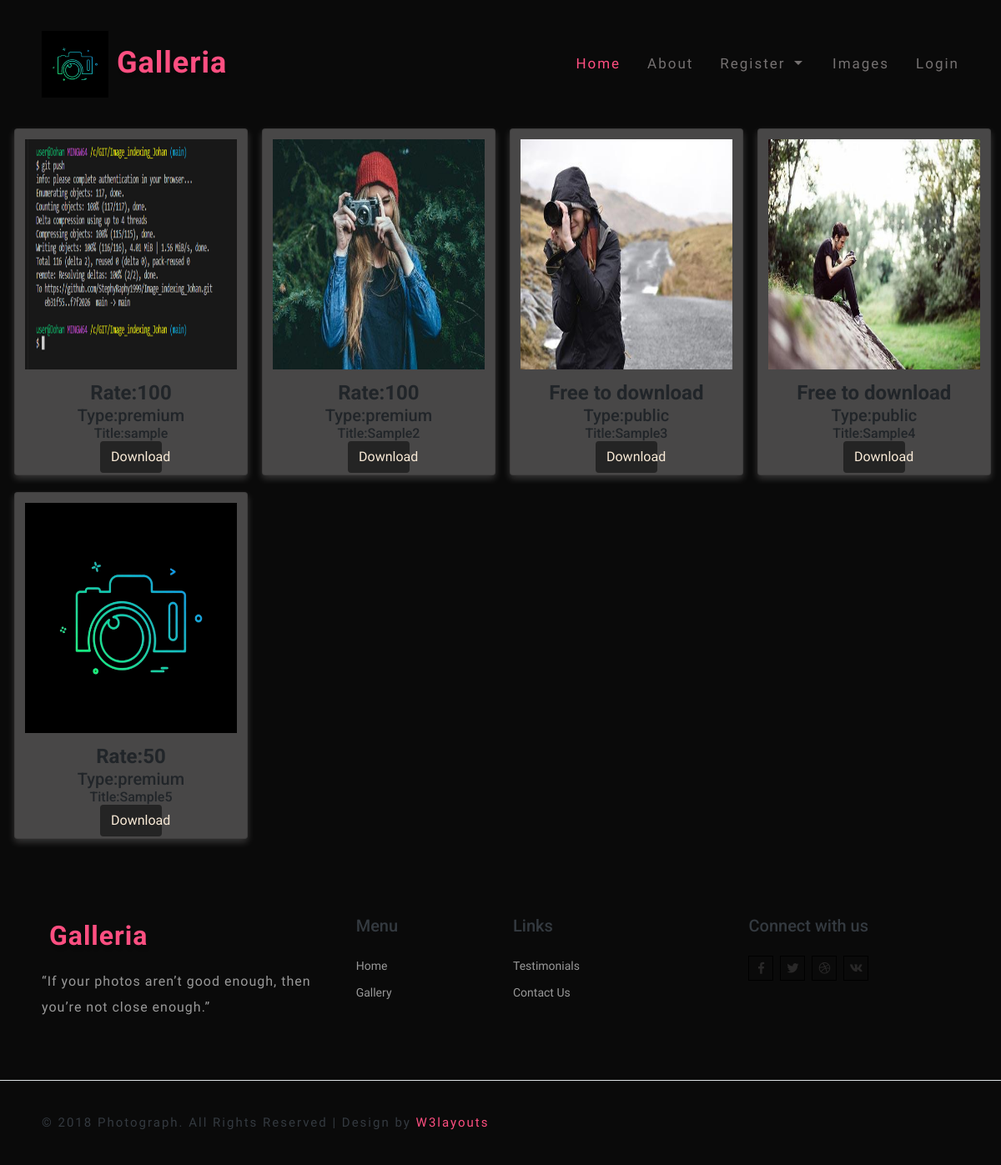
/view_image, run on an earlier commit of the app's database.
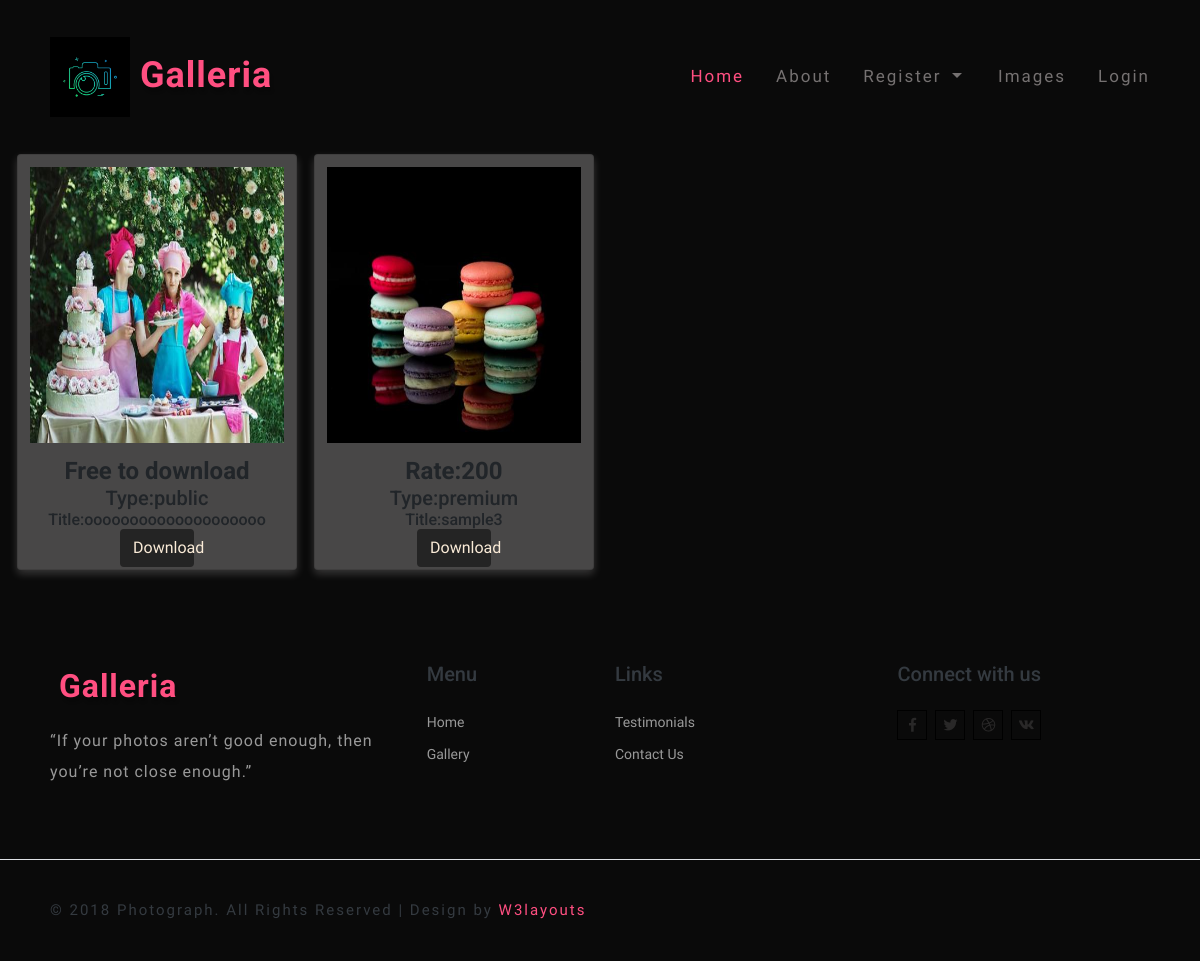
And on a later commit of the database.
### Image/models.py (models this page shows)
class image(db.Model, UserMixin):
    id=db.Column(db.Integer, primary_key=True)
    user_id = db.Column(db.Integer, ForeignKey('register.id'))
    uid= relationship('register',foreign_keys=[user_id])
    image=db.Column(db.String(80))
    title=db.Column(db.String(80))
    imgtype=db.Column(db.String(80))
    rate=db.Column(db.Integer)

### Image/routes.py (the view)
@login_required
@app.route('/view_image')
def view_image():
    a = image.query.all()
    return render_template("view_image.html",a=a)

### Image/templates/view_image.html (shortened to what this page needs)
{% extends 'layout.html' %}
{% block content %}
<!DOCTYPE html>
<html lang="en">
<head>
</head>
<body>
    <div class="main">
        {% for i in a %}
        <div class="card">
            <img src="../static/uploads/{{i.image}}" alt="Avatar" style="width:100%" class="gallery">
            <div class="container_img">
                {% if i.imgtype=="premium" %}
                <h4><b>Rate:{{i.rate}}</b></h4>
                {% else %}
                <h4><b>Free to download</b></h4>
                {% endif %}
                <h5>Type:{{i.imgtype}}</h5>
                <h6>Title:{{i.title}}</h6>
                <div class="buttons">
                    {% if session['ut'] == "Contributor" %}
                    <a href="/edit_img/{{i.id}}"><button class="btn">Edit</button></a>
                    <a href="/delete_image/{{i.id}}"><button type="button" class="btn">Delete</button></a>
                    {% elif session['ut'] == "User" %}
                        {% if i.imgtype=="premium" %}
                        <a href="/payment_image/{{i.id}}"><button type="button" class="btn">Download</button></a>
                        {% else %}
                        <a href="/download/{{i.id}}"><button type="button" class="btn">Download</button></a>
                        {% endif %}
                    {% else %}
                        {% if i.imgtype=="premium" %}
                        <a href="/register"><button type="button" class="btn">Download</button></a>
                        {% else %}
                        <a href="/download/{{i.id}}"><button type="button" class="btn">Download</button></a>
                        {% endif %}
                    {% endif %}
                </div>
            </div>
        </div>
        {% endfor %}
    </div>
</body>
</html>
{% endblock %}

### Image/templates/layout.html (shortened to what this page needs)
<!DOCTYPE html>
<html lang="zxx">
<head>
	<link rel="stylesheet" href="../static/css/bootstrap.css">
	<link href="../static/css/pogo-slider.min.css" rel="stylesheet" type="text/css" media="all" />
	<link rel="stylesheet" href="../static/css/owl.theme.css" type="text/css" media="all">
	<link rel="stylesheet" href="../static/css/owl.carousel.css" type="text/css" media="screen" property="" />
	<link href="../static/css/prettyPhoto.css" rel="stylesheet" type="text/css" />
	<link rel="stylesheet" href="../static/css/style.css" type="text/css" media="all" />
	<link rel="stylesheet" href="../static/css/fontawesome-all.css">
</head>
<body>
	<header>
		<div class="main-top py-1">
			<nav class="navbar navbar-expand-lg navbar-light fixed-navi">
				<div class="container">
					<h1>
						<a class="navbar-brand font-weight-bold" href="index.html">
							<img src="../static/images/icon.png" alt="" class="img-fluid" height="80" width="80"> Galleria
						</a>
					</h1>
					<div class="collapse navbar-collapse text-center" id="navbarSupportedContent">
						<ul class="navbar-nav ml-lg-auto">
						  {% if session['ut'] == "admin" %}
							<li class="nav-item active mt-lg-0 mt-3">
								<a class="nav-link" href="/">Home
									<span class="sr-only">(current)</span>
								</a>
							</li>&nbsp;&nbsp;&nbsp;&nbsp;&nbsp;&nbsp;&nbsp;&nbsp;
							<li class="nav-item dropdown">
                                <a class="nav-link dropdown-toggle" href="#" id="navbarDropdown" role="button" data-toggle="dropdown"
                                    aria-haspopup="true" aria-expanded="false">
                                    Users
                                </a>
                                <div class="dropdown-menu" aria-labelledby="navbarDropdown">
                                    <a class="dropdown-item" href="/v_users">Users</a>
                                    <a class="nav-link dropdown-toggle" href="#" id="navbarDropdown" role="button" data-toggle="dropdown"
                                    aria-haspopup="true" aria-expanded="false">
                                    Contributors
                                </a>
                                    <div class="dropdown-menu" aria-labelledby="navbarDropdown">
                                    <a class="dropdown-item" href="/v_contributor ">Requests</a>
                                    <a class="dropdown-item" href="/va_contributor">Approved</a>
                                    <a class="dropdown-item" href="/vr_contributor">Rejected</a>
                                    </div>
                                </div>
                            </li>
							<li class="nav-item mx-lg-4 my-lg-0 my-3">
								<a class="nav-link" href="/v_comp">View Complaints</a>
							</li>
							<li class="nav-item mx-lg-4 my-lg-0 my-3">
								<a class="nav-link" href="/manage_bookings">Image Bookings</a>
							</li>;&nbsp;
							<li class="nav-item">
								<a class="nav-link" href="/logout">Logout</a>
							</li>
							{% else %}
									<li class="nav-item active mt-lg-0 mt-3">
										<a class="nav-link" href="/">Home
										</a>
									</li>&nbsp;&nbsp;
									<li class="nav-item mx-lg-4 my-lg-0 my-3">
										<a class="nav-link scroll" href="#about">About</a>
									</li>&nbsp;&nbsp;
									<li class="nav-item dropdown">
										<a class="nav-link dropdown-toggle" href="#" id="navbarDropdown" role="button" data-toggle="dropdown"
											aria-haspopup="true" aria-expanded="false">
											Register
										</a>
									</li>  &nbsp;&nbsp;&nbsp;
									<li class="nav-item mx-lg-4 my-lg-0 my-3">
										<a class="nav-link" href="/view_image">Images</a>
									</li>&nbsp;&nbsp;
									<li class="nav-item">
										<a class="nav-link" href="/login">Login</a>
									</li>
							{% endif %}
						</ul>
					</div>
				</div>
			</nav>
		</div>
	</header>
    {% block content %}
    {% endblock %}
	<footer>
		<div class="w3ls-footer-grids py-sm-4 py-3">
			<div class="container py-xl-5 py-lg-3">
				<div class="row">
					<div class="col-md-4 w3l-footer pr-4">
						<h2>
							<a class="navbar-brand font-weight-bold logo2" href="index.html">
								<img src="../static/images/logo2.png" alt="" class="img-fluid"> Galleria
							</a>
						</h2>
						<p class="mt-3">“If your photos aren’t good enough, then you’re not close enough.”</p>
					</div>
					<div class="col-md-2 w3l-footer my-md-0 my-4">
						<h5 class="text-dark footer-links mb-4">Menu</h5>
						<ul class="list-unstyled">
							<li>
								<a href="index.html" class="scroll">Home</a>
							</li>
							<li class="mt-2">
								<a href="#gallery" class="scroll">Gallery</a>
							</li>
						</ul>
					</div>
					<div class="col-md-3 w3l-footer mb-md-0 mb-4">
						<h5 class="text-dark footer-links mb-4">Links</h5>
						<ul class="list-unstyled">
							<li class="mt-2">
								<a href="#testimonials" class="scroll">Testimonials</a>
							</li>
							<li class="mt-2">
								<a href="#contact" class="scroll">Contact Us</a>
							</li>
						</ul>
					</div>
					<div class="col-md-3 w3l-footer footer-social-agile">
						<h5 class="text-dark footer-links mb-4">Connect with us</h5>
						<ul class="list-unstyled">
							<li>
								<a href="#">
									<i class="fab fa-facebook-f"></i>
								</a>
							</li>
							<li class="mx-1">
								<a href="#">
									<i class="fab fa-twitter"></i>
								</a>
							</li>
							<li>
								<a href="#">
									<i class="fab fa-dribbble"></i>
								</a>
							</li>
							<li class="ml-1">
								<a href="#">
									<i class="fab fa-vk"></i>
								</a>
							</li>
						</ul>
					</div>
				</div>
			</div>
		</div>
	</footer>
	<div class="copy-right-w3ls py-3 border-top">
		<div class="container">
			<p class="copy-right-grids text-dark">© 2018 Photograph. All Rights Reserved | Design by
				<a href="https://w3layouts.com/" target="_blank">W3layouts</a>
			</p>
		</div>
	</div>
</body>
</html>

### Image/static/css/style.css (style rules this page uses)
body { padding: 0; margin: 0; background: #0a0a0a; font-family: 'Hind', sans-serif; }
body a { transition: 0.5s all; -webkit-transition: 0.5s all; -moz-transition: 0.5s all; -o-transition: 0.5s all; -ms-transition: 0.5s all; text-decoration: none; }
h1, h2, h3, h4, h5, h6 { margin: 0; padding: 0; font-family: 'Roboto', sans-serif; }
p { margin: 0; padding: 0; font-size: 16px; letter-spacing: 1px; line-height: 1.9; color: #999; font-family: 'Hind', sans-serif; }
ul, ol { margin: 0; padding: 0; }
a.navbar-brand { font-size: 36px; letter-spacing: 1px; color: #ff4f81; text-shadow: 2px 5px 3px rgba(0, 0, 0, 0.18); }
.navbar-light .navbar-brand, .navbar-light .navbar-brand:hover, .navbar-light .navbar-brand:focus { color: #ff4f81; }
.navbar-light .navbar-nav .nav-link { padding: 0; color: #757171; font-size: 17px; letter-spacing: 2px; font-weight: 500; }
.navbar-light .navbar-nav .show>.nav-link, .navbar-light .navbar-nav .active>.nav-link, .navbar-light .navbar-nav .nav-link.show, .navbar-light .navbar-nav .nav-link.active, .navbar-light .navbar-nav .nav-link:hover, .navbar-light .navbar-nav .nav-link:focus { color: #ff4f81; }
nav.fixed-navi ul { list-style: none; margin: 0; padding: 0; }
nav.fixed-navi ul li { float: left; }
a.navbar-brand.logo2 { font-size: 32px; }
.w3l-footer ul li a { color: #999; font-size: 14px; }
.footer-social-agile ul li, .payment-w3lsmk ul li { display: inline-block; }
.footer-social-agile ul li a i { height: 30px; width: 30px; line-height: 29px; background: none; color: #292828; border: 1px solid #000; text-align: center; transition: 0.5s all; -webkit-transition: 0.5s all; -moz-transition: 0.5s all; -o-transition: 0.5s all; -ms-transition: 0.5s all; }
p.copy-right-grids { letter-spacing: 2px; font-size: 15px; }
p.copy-right-grids a { color: #ff4f81; }
.container { padding: 20px; }

### Image/templates/view_image.html (style rules this page uses)
.main { display: flex; flex-wrap: wrap; }
.card { box-shadow: 0 4px 8px 0 rgba(233, 228, 228, 0.2); background: rgb(72, 71, 71); margin: 0 0 20px 17px; flex: 0 0 calc(24.33% - 12px); }
.container_img { padding: 2px 16px; text-align: center; }
.gallery { padding: 12px; width: 100px; height: 300px; }
.btn { width: 30%; background-color: rgb(36, 36, 36); color: antiquewhite; }
a { color: aliceblue; }

What changed in the data, as far as the page shows it:
removed image: image (picture), rate "100", imgtype "premium", title "sample", shows "Download"
removed image: image (picture), shows "Free to download", imgtype "public", title "Sample3"
removed image: image (picture), shows "Free to download", imgtype "public", title "Sample4"
removed image: image (picture), rate "50", imgtype "premium", title "Sample5", shows "Download"
added image: image (picture), shows "Free to download", imgtype "public", title "oooooooooooooooooooo"
changed image "premium": image: a different picture; rate "100" → "200"; title "Sample2" → "sample3"
